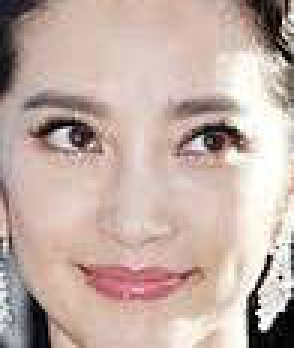
#> input picture face2/3.jpg, 98 x 116 px (shown 3 times larger)
$ python LBP.py
#> lines starting #> are read from the running program, lines starting #| are printed output that depends on the picture; after the words box and inside, x2 and y2 are one past the last pixel; in counts of white or black regions, pixels touching at a corner belong together
from numpy import *
from numpy import linalg as la
import cv2
import os
import math


# 为了让LBP具有旋转不变性，将二进制串进行旋转。
# 假设一开始得到的LBP特征为10010000，那么将这个二进制特征，
# 按照顺时针方向旋转，可以转化为00001001的形式，这样得到的LBP值是最小的。
# 无论图像怎么旋转，对点提取的二进制特征的最小值是不变的，
# 用最小值作为提取的LBP特征，这样LBP就是旋转不变的了。
def minBinary(pixel):
    length = len(pixel)
    zero = ''
    for i in range(length)[::-1]:
        if pixel[i] == '0':
            pixel = pixel[:i]
            zero += '0'
        else:
            return zero + pixel
    if len(pixel) == 0:
        return '0'

        # 加载图像


def loadImageSet(add):
#> called with add = 'images.jpg'
    FaceMat = mat(zeros((3, 98 * 116)))
    j = 0
    img = cv2.imread('3.jpg', 0)
#> img: shape (116, 98); min 0, max 255, mean 179.9
    FaceMat[j, :] = mat(img).flatten()
    j += 1
    img = cv2.imread(add, 0)
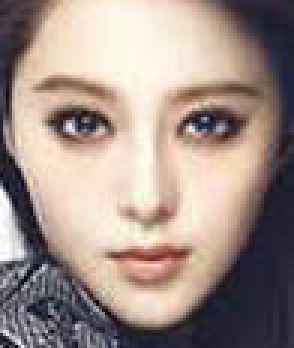
#> input picture face2/images.jpg, 98 x 116 px (shown 3 times larger)
#> img: shape (116, 98); min 4, max 255, mean 149
    FaceMat[j, :] = mat(img).flatten()
    j += 1
    img = cv2.imread('4.jpg', 0)
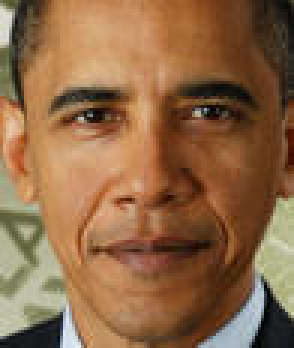
#> input picture face2/4.jpg, 98 x 116 px (shown 3 times larger)
#> img: shape (116, 98); min 0, max 235, mean 112.1
    FaceMat[j, :] = mat(img).flatten()
    j += 1
    # [8 lines of commented-out code are left out]
    return FaceMat


# 算法主过程
def LBP(FaceMat, R=2, P=8):
#> called with FaceMat = array of shape (11368, 3), R = 2, P = 8
    Region8_x = [-1, 0, 1, 1, 1, 0, -1, -1]
    Region8_y = [-1, -1, -1, 0, 1, 1, 1, 0]
    pi = math.pi
    LBPoperator = mat(zeros(shape(FaceMat)))
    for i in range(shape(FaceMat)[1]):
        # 对每一个图像进行处理
        face = FaceMat[:, i].reshape(116, 98)
        W, H = shape(face)
        tempface = mat(zeros((W, H)))
        for x in range(R, W - R):
            for y in range(R, H - R):
                repixel = ''
                pixel = int(face[x, y])
                # 　圆形LBP算子
                for p in [2, 1, 0, 7, 6, 5, 4, 3]:
                    p = float(p)
                    xp = x + R * cos(2 * pi * (p / P))
                    yp = y - R * sin(2 * pi * (p / P))
                    if int(face[int(xp), int(yp)]) > pixel:
                        repixel += '1'
                    else:
                        repixel += '0'
                        # minBinary保持LBP算子旋转不变
                tempface[x, y] = int(minBinary(repixel), base=2)
        LBPoperator[:, i] = tempface.flatten().T
        # cv2.imwrite(str(i)+'hh.jpg',array(tempface,uint8))
    return LBPoperator

    # judgeImg:未知判断图像
    # LBPoperator:实验图像的LBP算子
    # exHistograms:实验图像的直方图分布


def judgeFace(judgeImg, LBPoperator, exHistograms):
    judgeImg = judgeImg.T
    ImgLBPope = LBP(judgeImg)
    #  把图片分为7*4份 , calHistogram返回的直方图矩阵有28个小矩阵内的直方图
    judgeHistogram = calHistogram(ImgLBPope)
    minIndex = 10
    minVals = inf

    for i in range(shape(LBPoperator)[1]):
        exHistogram = exHistograms[:, i]
        diff = (array(exHistogram - judgeHistogram) ** 2).sum()
        if diff < minVals:
            minIndex = i
            minVals = diff
    return minIndex


# 统计直方图
def calHistogram(ImgLBPope):
    Img = ImgLBPope.reshape(116, 98)
    W, H = shape(Img)
    # 把图片分为7*4份
    Histogram = mat(zeros((256, 7 * 4)))
    maskx, masky = W / 4, H / 7
    for i in range(4):
        for j in range(7):
            # 使用掩膜opencv来获得子矩阵直方图
            mask = zeros(shape(Img), uint8)
            maskx = int(maskx)
            masky = int(masky)
            mask[i * maskx: (i + 1) * maskx, j * masky:(j + 1) * masky] = 255
            hist = cv2.calcHist([array(Img, uint8)], [0], mask, [256], [0, 256])
            Histogram[:, (i + 1) * (j + 1) - 1] = mat(hist).flatten().T
    return Histogram.flatten().T


def runLBP():
    # 加载图像
    FaceMat = loadImageSet('images.jpg').T

    LBPoperator = LBP(FaceMat)
    # 获得实验图像LBP算子

    # 获得实验图像的直方图分布，这里计算是为了可以多次使用
    exHistograms = mat(zeros((256 * 4 * 7, shape(LBPoperator)[1])))
    for i in range(shape(LBPoperator)[1]):
        exHistogram = calHistogram(LBPoperator[:, i])
        exHistograms[:, i] = exHistogram

        # 　下面的代码都是根据我的这个数据库来的，就是为了验证算法准确性，如果大家改了实例，请更改下面的代码
    nameList = ['01', '02', '03', '04', '05', '06', '07', '08', '09', '10', '11', '12', '13', '14', '15']
    characteristic = ['wu','libinbin', 'fanbinbin', 'aobama', 'normal', 'leftlight', 'noglasses', 'rightlight', 'sad',
                      'sleepy', 'surprised', 'wink']


    loadname = 'shunyang.jpg'
    judgeImg = cv2
    judgeImg = cv2.imread(loadname, 0)
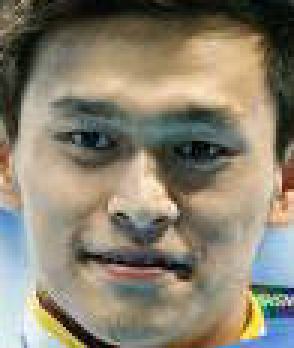
#> input picture face2/shunyang.jpg, 98 x 116 px (shown 3 times larger)
#> judgeImg: shape (116, 98); min 0, max 255, mean 129.7
    print(characteristic[judgeFace(mat(judgeImg).flatten(), LBPoperator, exHistograms)])
#> call 2 of LBP, with FaceMat = array of shape (11368, 1), R = 2, P = 8
#> after the loop in LBP (call 2), `for i in range(shape(FaceMat)[1]):`:
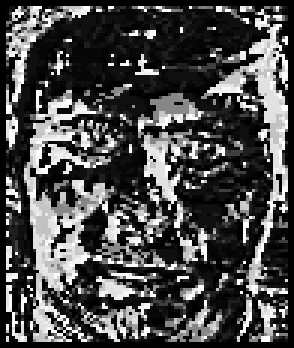
#> tempface: shape (116, 98) float64 (shown 3 times larger); min 0, max 255, mean 74.9
#> after the loop in calHistogram (call 4), `for i in range(4):`:
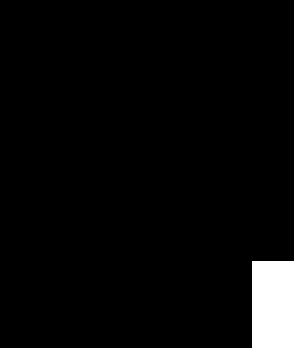
#> mask: shape (116, 98) (shown 3 times larger); 3.6% white; 1 white region, box (x1, y1, x2, y2) and area: (84, 87, 98, 116) 406
#| wu
    loadname = '5.jpg'
    judgeImg = cv2
    judgeImg = cv2.imread(loadname, 0)
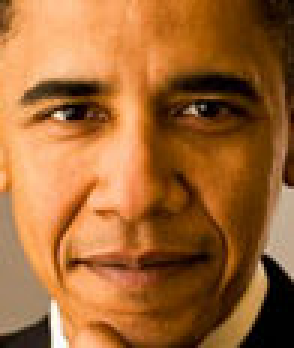
#> input picture face2/5.jpg, 98 x 116 px (shown 3 times larger)
#> judgeImg: shape (116, 98); min 0, max 255, mean 114.4
    print(characteristic[judgeFace(mat(judgeImg).flatten(), LBPoperator, exHistograms)])
#> call 3 of LBP, with FaceMat = array of shape (11368, 1), R = 2, P = 8
#> after the loop in LBP (call 3), `for i in range(shape(FaceMat)[1]):`:
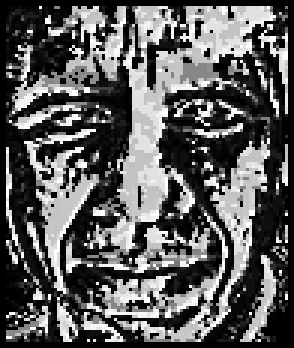
#> tempface: shape (116, 98) float64 (shown 3 times larger); min 0, max 255, mean 92
#| fanbinbin


if __name__ == '__main__':
    runLBP()
